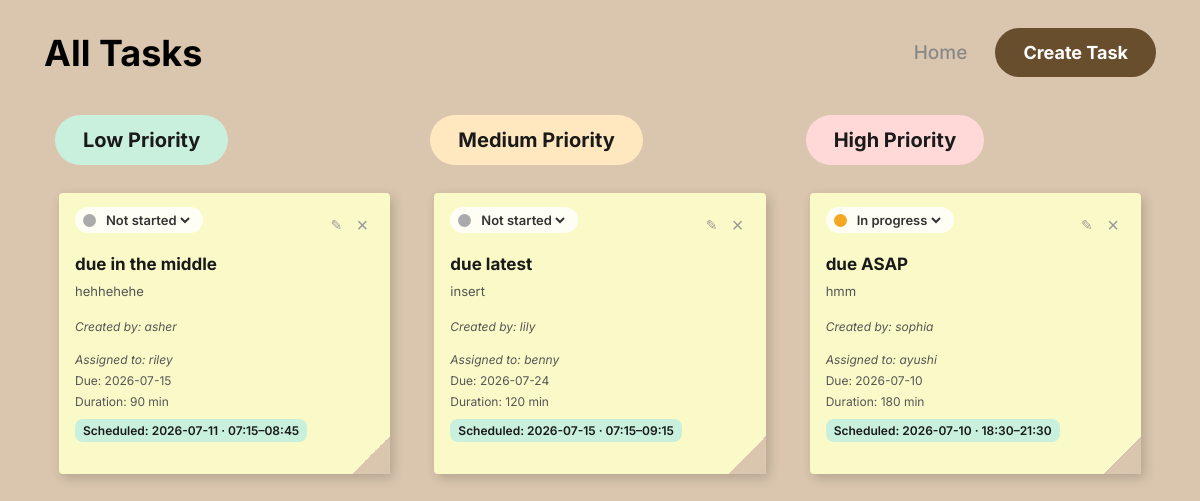
/tasks/, run on the app's committed database.
### tables this page shows
CREATE TABLE "tasks" (
	`id`	INTEGER PRIMARY KEY AUTOINCREMENT,
	`title`	TEXT,
	`assignedTo`	TEXT,
	`createdBy`	TEXT,
	`details`	TEXT,
	`priority`	TEXT,
	`status`	TEXT,
	`due_date`	TEXT,
	`duration`	INTEGER,
	`scheduled_date`	TEXT,
	`scheduled_start`	TEXT,
	`scheduled_end`	TEXT,
	`scheduled`	INTEGER DEFAULT 0
, parent_id INTEGER);

### backend.py (the view)
@app.route("/tasks/")
def view_tasks():
    person = request.args.get("person", "").strip()
    if person:
        low, medium, high = find_tasks_indiv(person)
    else:
        low, medium, high = all_tasks()
    return render_template("tasklist.html", low=low, medium=medium, high=high, person=person)

### backend.py (called while the page is built)
def all_tasks():
    conn = sqlite3.connect("tasks.db")
    cursor = conn.execute("SELECT * FROM tasks WHERE priority = ?", ("Low",))
    low = cursor.fetchall()
    cursor = conn.execute("SELECT * FROM tasks WHERE priority = ?", ("Medium",))
    medium = cursor.fetchall()
    cursor = conn.execute("SELECT * FROM tasks WHERE priority = ?", ("High",))
    high = cursor.fetchall()
    conn.close()
    return low, medium, high

### templates/tasklist.html (shortened to what this page needs)
<!DOCTYPE html>
<html lang="en">
<head>
    <link rel="stylesheet" href="/static/tasklist_design.css">
</head>
<body>
    <div class="header">
        <h1 class="page-title">
            {% if person %}Tasks for {{ person }}{% else %}All Tasks{% endif %}
        </h1>
        <div class="header-nav">
            <a class="home-link" href={{ url_for("homepage") }}>Home</a>
            <a class="button" href={{ url_for("createtask") }}>Create Task</a>
        </div>
    </div>
    {% macro task_card(task) %}
    <div
        class="task-card"
        draggable="true"
        data-id="{{ task[0] }}"
        data-title="{{ task[1] }}"
        data-assignedto="{{ task[2] }}"
        data-createdby="{{ task[3] }}"
        data-details="{{ task[4] }}"
        data-priority="{{ task[5] }}"
        data-status="{{ task[6] }}"
        data-duedate="{{ task[7] }}"
        data-duration="{{ task[8] }}"
        data-scheduled="{{ task[12] }}"
        data-scheduleddate="{{ task[9] or '' }}"
        data-scheduledstart="{{ task[10] or '' }}"
        data-scheduledend="{{ task[11] or '' }}"
    >
        <div class="card-top">
            <div class="status-badge">
                <span class="status-dot"></span>
                <select
                    class="status-select"
                    data-id="{{ task[0] }}"
                >
                    <option value="Not started"
                        {% if task[6] == "Not started" %}selected{% endif %}>
                        Not started
                    </option>
                    <option value="In progress"
                        {% if task[6] == "In progress" %}selected{% endif %}>
                        In progress
                    </option>
                </select>
            </div>
            <div class="card-actions">
                <button type="button" class="edit-task-btn" title="Edit">&#9998;</button>
                <button type="button" class="delete-btn" title="Delete">&times;</button>
            </div>
        </div>
        <h3 class="card-title">{{ task[1] }}</h3>
        <p class="card-details">{{ task[4] }}</p>
        <p class="card-creator">Created by: {{ task[3] }}</p>
        <p class="card-creator">Assigned to: {{ task[2] }}</p>
        <p class="card-meta">Due: {{ task[7] }}</p>
        <p class="card-meta">Duration: {{ task[8] }} min</p>
        {% if task[12] %}
        <p class="card-schedule-status is-scheduled">
            Scheduled: {{ task[9] }} &middot; {{ task[10] }}&ndash;{{ task[11] }}
        </p>
        {% else %}
        <p class="card-schedule-status is-unscheduled">Not scheduled</p>
        {% endif %}
    </div>
    {% endmacro %}
    <div class="board">
        <div class="column">
            <div class="column-header low-header">Low Priority</div>
            <div class="cards" data-priority="Low">
                {% for task in low %}
                    {{ task_card(task) }}
                {% endfor %}
            </div>
        </div>
        <div class="column">
            <div class="column-header medium-header">Medium Priority</div>
            <div class="cards" data-priority="Medium">
                {% for task in medium %}
                    {{ task_card(task) }}
                {% endfor %}
            </div>
        </div>
        <div class="column">
            <div class="column-header high-header">High Priority</div>
            <div class="cards" data-priority="High">
                {% for task in high %}
                    {{ task_card(task) }}
                {% endfor %}
            </div>
        </div>
    </div>
</body>
</html>

### static/tasklist_design.css (style rules this page uses)
*, *::before, *::after { box-sizing: border-box; }
html, body { margin: 0; padding: 0; font-family: "Inter", sans-serif; background-color: #DAC6AE; min-height: 100vh; }
.header { display: flex; justify-content: space-between; align-items: center; padding: 28px 44px; }
.page-title { font-size: 36px; font-weight: bold; color: black; margin: 0; }
.header-nav { display: flex; align-items: center; gap: 28px; }
.home-link { color: #888; font-size: 19px; font-weight: 500; text-decoration: none; }
.button { display: inline-flex; align-items: center; justify-content: center; color: white; font-family: "Inter"; background-color: #694E2E; padding: 14px 28px; border-radius: 30px; font-size: 18px; font-weight: bold; text-decoration: none; }
.board { display: flex; gap: 36px; padding: 10px 55px 60px; align-items: flex-start; }
.column { flex: 1; min-width: 0; }
.column-header { font-size: 20px; font-weight: bold; padding: 13px 28px; border-radius: 50px; margin-bottom: 24px; display: inline-block; }
.low-header { background-color: #C8F0DC; color: #1a1a1a; }
.medium-header { background-color: #FFE8C0; color: #1a1a1a; }
.high-header { background-color: #FFD8D8; color: #1a1a1a; }
.cards { display: flex; flex-direction: column; gap: 18px; min-height: 80px; border-radius: 8px; padding: 4px; transition: background 0.15s; }
.task-card { position: relative; background-color: #FAFAC8; border-radius: 4px 4px 0 4px; padding: 14px 16px 32px 16px; box-shadow: 3px 4px 12px rgba(0, 0, 0, 0.18); cursor: grab; user-select: none; }
.task-card::after { content: ''; position: absolute; bottom: 0; right: 0; width: 38px; height: 38px; background: linear-gradient(to top left, #DAC6AE 50%, transparent 50%); pointer-events: none; }
.status-badge { display: inline-flex; align-items: center; gap: 6px; background: rgba(255, 255, 255, 0.82); border-radius: 20px; padding: 4px 10px 4px 8px; margin-bottom: 10px; }
.status-dot { width: 13px; height: 13px; border-radius: 50%; flex-shrink: 0; background-color: #AAAAAA; }
.task-card:has(.status-select option[value="Not started"]:checked) .status-dot { background-color: #AAAAAA; }
.task-card:has(.status-select option[value="In progress"]:checked) .status-dot { background-color: #F5A623; }
.status-select { border: none; background: transparent; font-family: "Inter"; font-size: 13px; font-weight: 600; color: #333; cursor: pointer; outline: none; padding: 0; user-select: auto; }
.card-title { font-size: 17px; font-weight: bold; color: #1a1a1a; margin: 6px 0 6px; line-height: 1.35; }
.card-details { font-size: 13px; color: #555; margin: 0; line-height: 1.45; }
.card-creator { font-size: 12px; color: #555; font-style: italic; margin: 18px 0 0; }
.delete-btn { width: 24px; height: 24px; border: none; background: none; border-radius: 50%; font-size: 20px; color: #999; cursor: pointer; }
.card-top { display: flex; justify-content: space-between; align-items: center; margin-bottom: 10px; }
.card-meta { font-size: 12px; color: #555; margin: 6px 0 0; }
.card-schedule-status { font-size: 12px; font-weight: 600; margin: 10px 0 0; padding: 4px 8px; border-radius: 8px; display: inline-block; }
.card-schedule-status.is-scheduled { background: #C8F0DC; color: #1a1a1a; }
.card-actions { display: flex; align-items: center; gap: 2px; }
.edit-task-btn { width: 24px; height: 24px; border: none; background: none; border-radius: 50%; font-size: 14px; color: #999; cursor: pointer; }

### data on the page
tasks: status+id "Not started", title "due in the middle", details "hehhehehe", createdBy "asher", assignedTo "riley", due_date "2026-07-15", duration "90", scheduled_date "2026-07-11", scheduled_start "07:15", scheduled_end "08:45"
tasks: status+id "Not started", title "due latest", details "insert", createdBy "lily", assignedTo "benny", due_date "2026-07-24", duration "120", scheduled_date "2026-07-15", scheduled_start "07:15", scheduled_end "09:15"
tasks: status+id "In progress", title "due ASAP", details "hmm", createdBy "sophia", assignedTo "ayushi", due_date "2026-07-10", duration "180", scheduled_date "2026-07-10", scheduled_start "18:30", scheduled_end "21:30"
